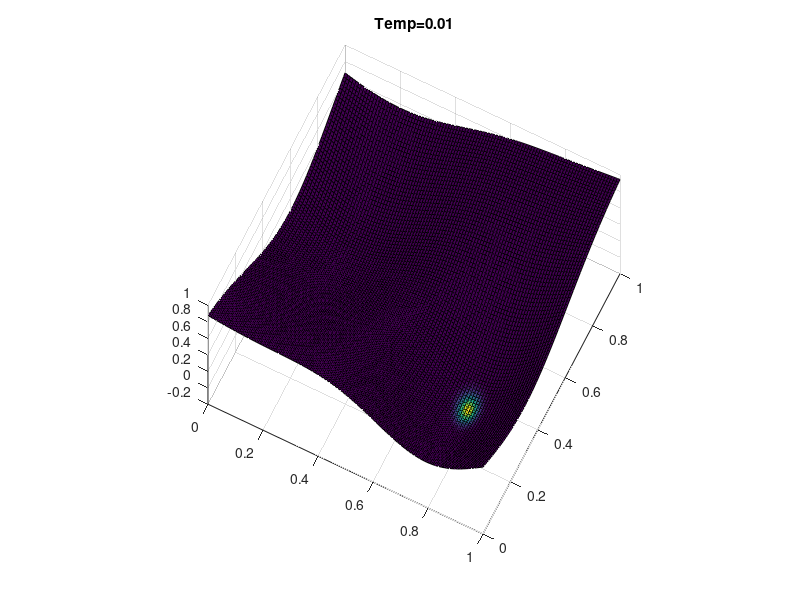

Here is the MATLAB script that generated this plot:
clc
clear all

figure(10)
clf

n=0:.01:1;

[Gx,Gy]=meshgrid(n,n);

Z=1-exp(-(Gx-.2).^2/.14-(Gy-.6).^2/.2)-exp(-(Gx-.8).^2/.08-(Gy-.3).^2/.2)

Fref=1;
Zref=0;

blah=0;

utemp=3;
ltemp=-2;
ntemp=100;

for T=[logspace(ltemp,utemp,ntemp/2) logspace(utemp,ltemp,ntemp/2)]
    C=Fref*exp((Zref-Z)/T);
    C=C/sum(C(:));
    surf(Gx,Gy,Z,C)
    blah=blah+1;
    title(['Temp=',num2str(T)])
    set(gca,'cameraposition',[1.5651   -1.6363    8.8248])
    F(blah)=getframe;
end
    